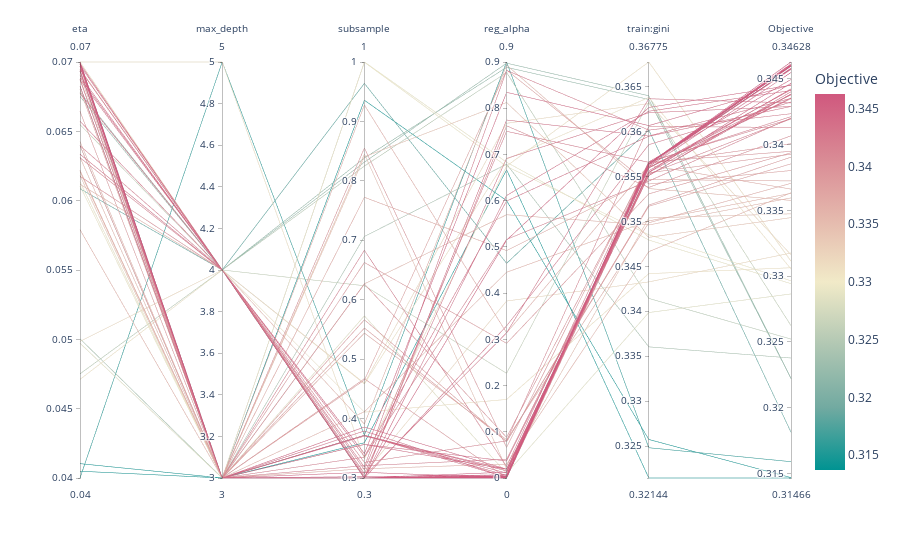

The cell this chart's notebook holds for it:
### Code cell
fig = px.parallel_coordinates(df,['eta','max_depth','subsample','reg_alpha','train:gini','Objective'],color='Objective',
                             color_continuous_scale=px.colors.diverging.Tealrose,
                             color_continuous_midpoint=0.33)
fig.show()
